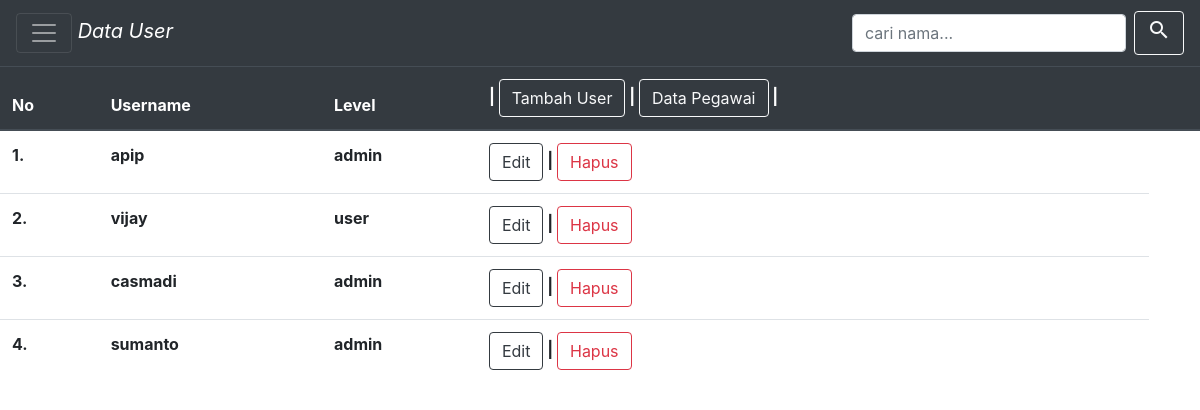
Page /admin/data_user.php (signed in) on the committed database.
### tables this page shows
CREATE TABLE `user` (
  `id_user` int(11) NOT NULL,
  `username` varchar(50) NOT NULL,
  `password` varchar(50) NOT NULL,
  `level` enum('admin','user') NOT NULL
);

### admin/data_user.php (the view, shortened to what this page needs)
<?php
include('../config.php');
if (isset($_GET['search'])) {
  $search = mysqli_real_escape_string($konek, $_GET['search']);
  $tampil = "SELECT * FROM user WHERE username LIKE '%$search%' OR level LIKE '%$search%'";
} else {
  $tampil = "SELECT * FROM user";
}
$hasil = mysqli_query($konek, $tampil);
?>
<!doctype html>
<html lang="en">
<head>
  <link rel="stylesheet" href="https://cdn.jsdelivr.net/npm/bootstrap@4.6.2/dist/css/bootstrap.min.css"
>
</head>
<body>
  <div class="pos-f-t">
    <nav class="navbar navbar-dark bg-dark">
      <i class="navbar-brand"><button class="navbar-toggler" type="button" data-toggle="collapse"
          data-target="#navbarToggleExternalContent" aria-controls="navbarToggleExternalContent" aria-expanded="false"
          aria-label="Toggle navigation">
          <span class="navbar-toggler-icon"></span>
        </button>
        Data User
      </i>
      <form class="form-inline" method="GET">
        <input class="form-control mr-sm-2" type="search" placeholder="cari nama..." aria-label="Search" name="search">
        <button class="btn btn-outline-light" type="submit"><i class="material-icons">search</i></button>
      </form>
    </nav>
  </div>
  <table class="table">
    <thead class="thead-dark">
      <tr>
        <th scope="col">No</th>
        <th scope="col">Username</th>
        <th scope="col">Level</th>
        <th scope="col">| <a class="btn btn-outline-light" href="tambah_user.php">Tambah User</a> | <a
            href="tampil_data.php" class='btn btn-outline-light'>Data Pegawai</a> |</th>
        <th scope="col"></th>
      </tr>
    </thead>
    <?php
    while ($data = mysqli_fetch_array($hasil)) {
      $id = $data['id_user'];
      $username = $data['username'];
      $level = $data['level'];
      echo "<tr><th scope='Row'>$id.</th><th>$username</th><th>$level</th><th><a class='btn btn-outline-dark' href='edit_user.php?id_user=$id'>Edit</a> | <a class='btn btn-outline-danger' href='hapus_user.php?id=$id'>Hapus</a></th></tr>";
    }
    ?>
  </table>
</body>
</html>

### rows in the picture
user: id_user "1", username "apip", level "admin"
user: id_user "2", username "vijay", level "user"
user: id_user "3", username "casmadi", level "admin"
user: id_user "4", username "sumanto", level "admin"
